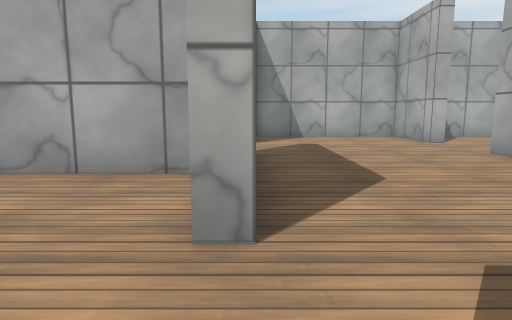
View 1 (above)

20 first-person views from a walk through a Webots world. The camera is 0.5 m above the floor, tilts 8° down and sees 75° across. The floor is counted in squares, 0.5 m on a side. Each view is taken from the middle of a square. On the plan, view 1 faces up. The plan holds only what a view shows up to about 12 squares ahead; the rest is blank. The robots in the file are not drawn. Webots' stock objects and surfaces are drawn as simple stand-ins.

View 2
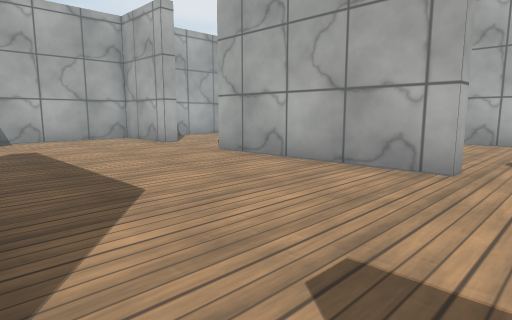

View 3
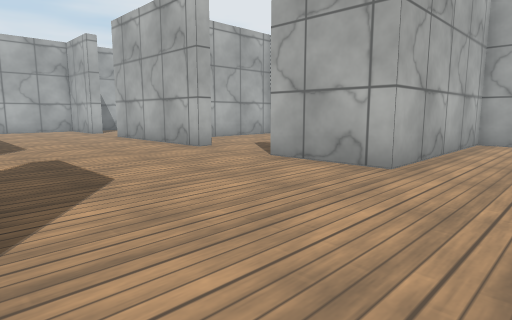

View 4
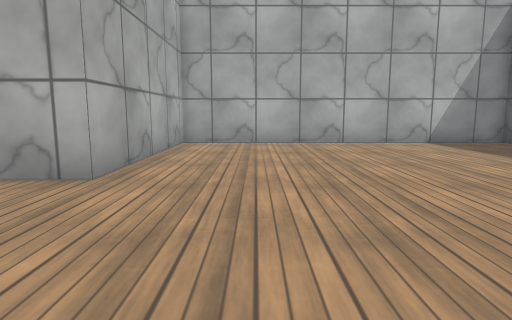

View 5
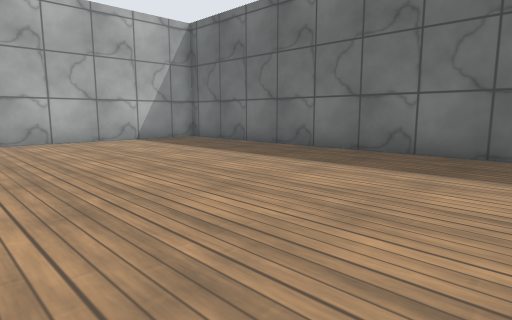

View 6
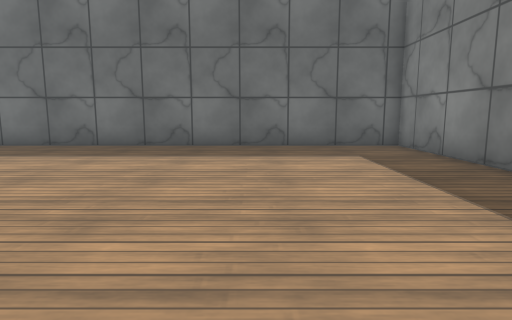

View 7
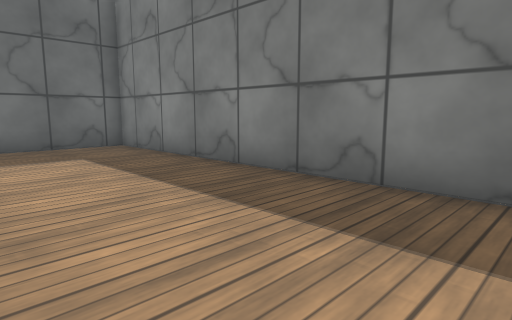

View 8
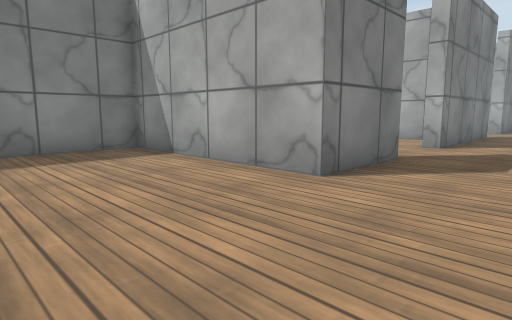

View 9
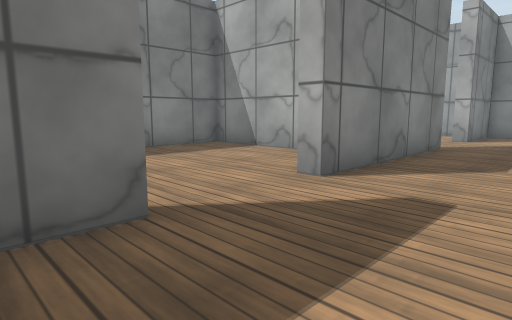

View 10
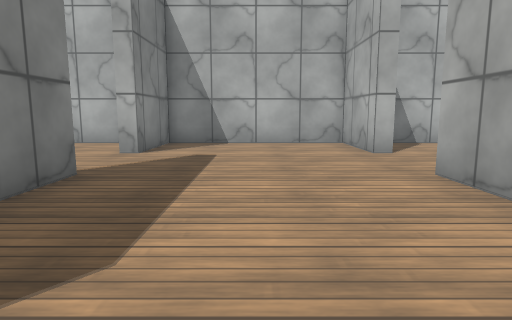

View 11
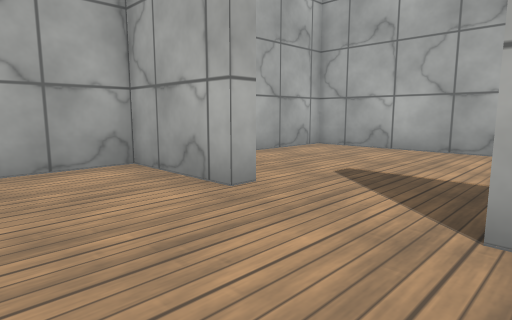

View 12
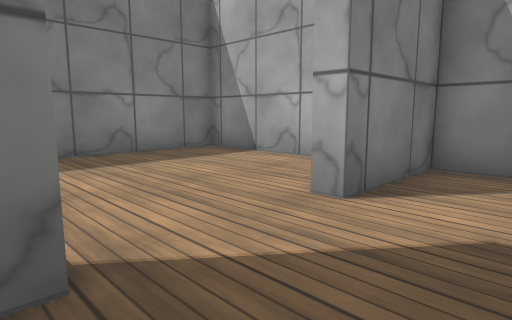

View 13
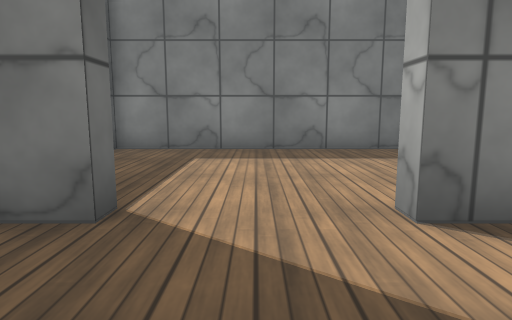

View 14
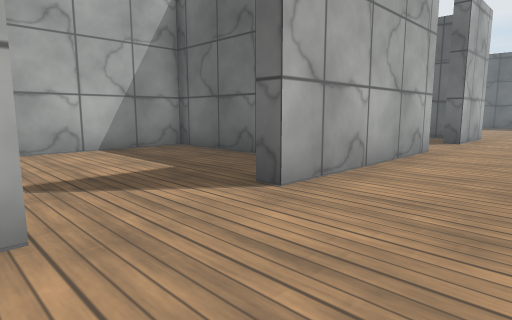

View 15
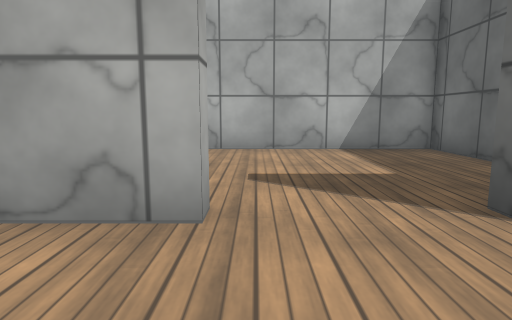

View 16
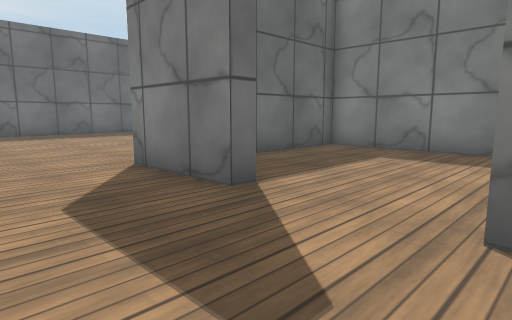

View 17
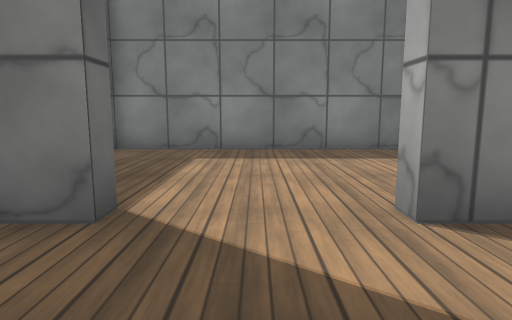

View 18
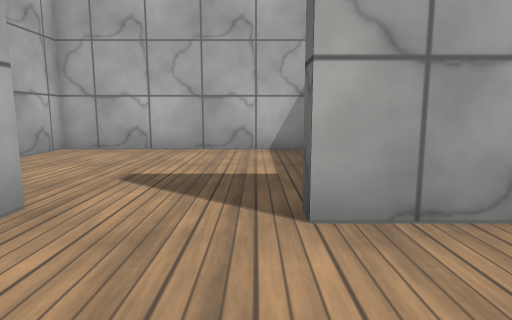

View 19
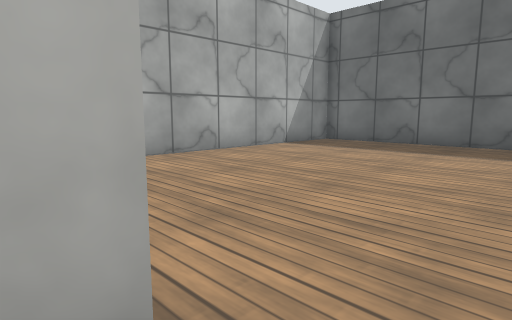

View 20
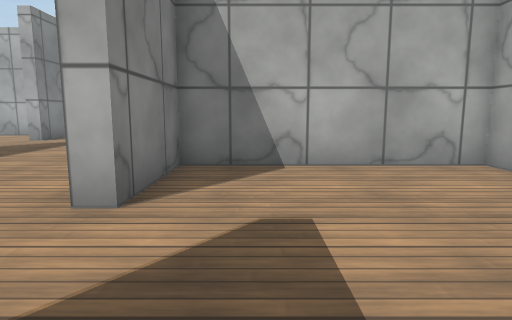

### Floor plan
Points are (right, up) in squares from view 1. A wall is a line through its corners. A room is listed if a view was taken in it or the views show most of it. See-through windows are left out.
Room 1 (views 1, 2, 3, 4, 5, 6, 7, 8, 9, 10, 11, 12, 13, 14, 15, 16, 17, 18, 19)
walls: (-0.5, -0.5) (0, -0.5) (0, -3.5) (-6.5, -3.5) (-6.5, -14.5) (12.5, -14.5) (12.5, -3.5) (6, -3.5) (6, -0.5); (6, 2.5) (6, 8.5); (0, 8.5) (0, 2.5) (-0.5, 2.5); (6, 11.5) (6, 14.5) (0, 14.5) (0, 11.5) (-0.5, 11.5)
low walls: (-0.5, 8.5) (0, 8.5)
ways out: opening at (6, 1) to room 2; opening at (6, 10) to room 3; opening at (0, 1) to room 4; opening at (0, 10) to room 5
Room 2 (view 20)
walls: (6, -0.5) (6.5, -0.5); (9.9, -3) (12.5, -3) (12.5, 5.5) (6.5, 5.5) (6.5, 2.5) (6, 2.5)
ways out: opening at (6, 1) to room 1
Room 3 (no view inside)
walls: (6.6, 11.5) (6, 11.5); (6, 8.5) (6.5, 8.5); (9, 6) (12.5, 6) (12.5, 14.5) (7.6, 14.5)
ways out: opening at (6, 10) to room 1
Room 4 (no view inside)
walls: (-1, 5.5) (-6.5, 5.5) (-6.5, -3) (-3, -3)
ways out: opening at (0, 1) to room 1
Room 5 (no view inside)
walls: (-1.6, 14.5) (-6.5, 14.5) (-6.5, 6)
ways out: opening at (0, 10) to room 1

Where each view was taken, in squares from view 1:
view 1: 0 up, 0 right, facing up
view 2: 1 up, 0 right, facing up-right
view 3: 6 down, 0 right, facing up-right
view 4: 6 down, 1 right, facing right
view 5: 6 down, 0 right, facing down-right
view 6: 4 down, 2 left, facing down
view 7: 4 down, 2 left, facing down-left
view 8: 8 down, 3 right, facing up-left
view 9: 2 down, 3 right, facing up-left
view 10: 3 up, 3 right, facing up
view 11: 8 up, 3 right, facing up-right
view 12: 8 up, 2 right, facing up-left
view 13: 10 up, 3 right, facing left
view 14: 12 up, 3 right, facing down-right
view 15: 2 up, 3 right, facing right
view 16: 3 up, 3 right, facing down-left
view 17: 1 up, 3 right, facing left
view 18: 0 up, 3 right, facing right
view 19: 3 down, 5 right, facing down-right
view 20: 1 down, 8 right, facing up
